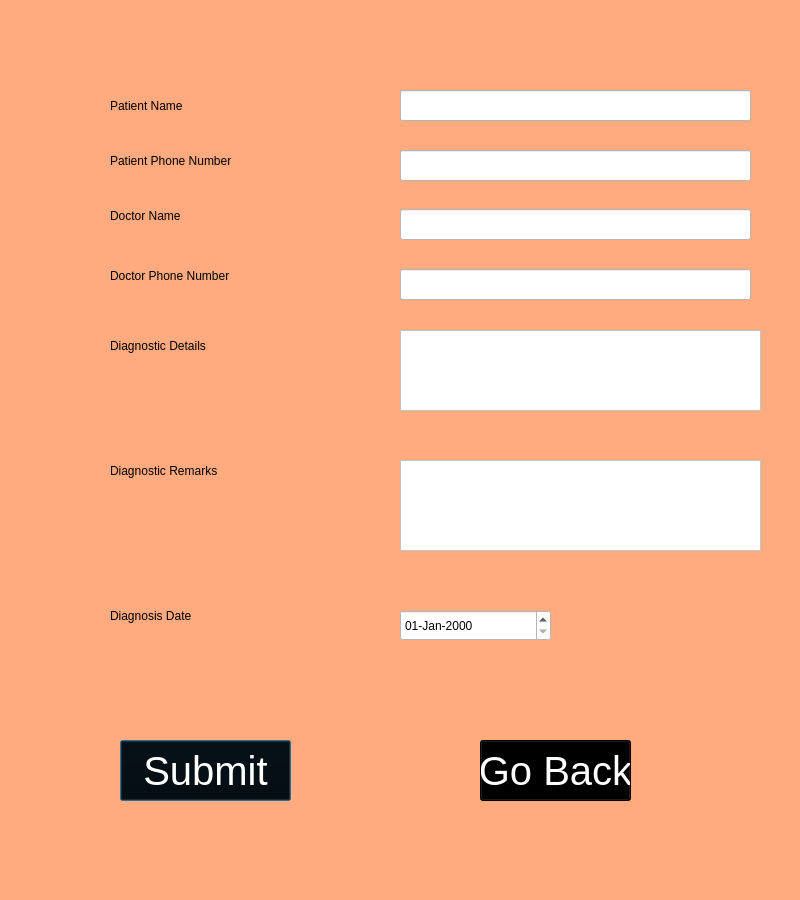
<?xml version="1.0" encoding="UTF-8"?>
<ui version="4.0">
 <class>Dialog</class>
 <widget class="QDialog" name="Dialog">
  <property name="geometry">
   <rect>
    <x>0</x>
    <y>0</y>
    <width>800</width>
    <height>900</height>
   </rect>
  </property>
  <property name="windowTitle">
   <string>Dialog</string>
  </property>
  <property name="styleSheet">
   <string notr="true">background-color: rgb(255, 170, 127);
</string>
  </property>
  <widget class="QLabel" name="label_7">
   <property name="geometry">
    <rect>
     <x>110</x>
     <y>90</y>
     <width>181</width>
     <height>31</height>
    </rect>
   </property>
   <property name="styleSheet">
    <string notr="true">font: 20pt &quot;Haettenschweiler&quot;;</string>
   </property>
   <property name="text">
    <string>Patient Name</string>
   </property>
  </widget>
  <widget class="QLabel" name="label_5">
   <property name="geometry">
    <rect>
     <x>110</x>
     <y>140</y>
     <width>241</width>
     <height>41</height>
    </rect>
   </property>
   <property name="styleSheet">
    <string notr="true">font: 20pt &quot;Haettenschweiler&quot;;</string>
   </property>
   <property name="text">
    <string>Patient Phone Number</string>
   </property>
  </widget>
  <widget class="QLabel" name="label_8">
   <property name="geometry">
    <rect>
     <x>110</x>
     <y>200</y>
     <width>141</width>
     <height>31</height>
    </rect>
   </property>
   <property name="styleSheet">
    <string notr="true">font: 20pt &quot;Haettenschweiler&quot;;</string>
   </property>
   <property name="text">
    <string>Doctor Name</string>
   </property>
  </widget>
  <widget class="QLabel" name="label_10">
   <property name="geometry">
    <rect>
     <x>110</x>
     <y>260</y>
     <width>231</width>
     <height>31</height>
    </rect>
   </property>
   <property name="styleSheet">
    <string notr="true">font: 20pt &quot;Haettenschweiler&quot;;</string>
   </property>
   <property name="text">
    <string>Doctor Phone Number</string>
   </property>
  </widget>
  <widget class="QLabel" name="label_11">
   <property name="geometry">
    <rect>
     <x>110</x>
     <y>330</y>
     <width>201</width>
     <height>31</height>
    </rect>
   </property>
   <property name="styleSheet">
    <string notr="true">font: 20pt &quot;Haettenschweiler&quot;;</string>
   </property>
   <property name="text">
    <string>Diagnostic Details</string>
   </property>
  </widget>
  <widget class="QLabel" name="label_12">
   <property name="geometry">
    <rect>
     <x>110</x>
     <y>450</y>
     <width>211</width>
     <height>41</height>
    </rect>
   </property>
   <property name="styleSheet">
    <string notr="true">font: 20pt &quot;Haettenschweiler&quot;;</string>
   </property>
   <property name="text">
    <string>Diagnostic Remarks</string>
   </property>
  </widget>
  <widget class="QTextEdit" name="diagdetails">
   <property name="geometry">
    <rect>
     <x>400</x>
     <y>330</y>
     <width>361</width>
     <height>81</height>
    </rect>
   </property>
   <property name="styleSheet">
    <string notr="true">background-color: white;</string>
   </property>
  </widget>
  <widget class="QTextEdit" name="diagremarks">
   <property name="geometry">
    <rect>
     <x>400</x>
     <y>460</y>
     <width>361</width>
     <height>91</height>
    </rect>
   </property>
   <property name="styleSheet">
    <string notr="true">background-color: white;</string>
   </property>
  </widget>
  <widget class="QLineEdit" name="patientname">
   <property name="geometry">
    <rect>
     <x>400</x>
     <y>90</y>
     <width>351</width>
     <height>31</height>
    </rect>
   </property>
   <property name="styleSheet">
    <string notr="true">background-color: white;</string>
   </property>
  </widget>
  <widget class="QLineEdit" name="patientphonenumber">
   <property name="geometry">
    <rect>
     <x>400</x>
     <y>150</y>
     <width>351</width>
     <height>31</height>
    </rect>
   </property>
   <property name="styleSheet">
    <string notr="true">background-color: white;</string>
   </property>
  </widget>
  <widget class="QLineEdit" name="doctorname">
   <property name="geometry">
    <rect>
     <x>400</x>
     <y>209</y>
     <width>351</width>
     <height>31</height>
    </rect>
   </property>
   <property name="styleSheet">
    <string notr="true">background-color: white;</string>
   </property>
  </widget>
  <widget class="QLineEdit" name="doctorphonenumber">
   <property name="geometry">
    <rect>
     <x>400</x>
     <y>269</y>
     <width>351</width>
     <height>31</height>
    </rect>
   </property>
   <property name="styleSheet">
    <string notr="true">background-color: white;</string>
   </property>
  </widget>
  <widget class="QLabel" name="label_13">
   <property name="geometry">
    <rect>
     <x>110</x>
     <y>590</y>
     <width>171</width>
     <height>51</height>
    </rect>
   </property>
   <property name="styleSheet">
    <string notr="true">font: 20pt &quot;Haettenschweiler&quot;;</string>
   </property>
   <property name="text">
    <string>Diagnosis Date</string>
   </property>
  </widget>
  <widget class="QPushButton" name="diagsubmitbutton">
   <property name="geometry">
    <rect>
     <x>120</x>
     <y>740</y>
     <width>171</width>
     <height>61</height>
    </rect>
   </property>
   <property name="styleSheet">
    <string notr="true">background-color:black;
color: white;
font-size: 30pt;
font: 20pt &quot;Haettenschweiler&quot;;</string>
   </property>
   <property name="text">
    <string>Submit</string>
   </property>
  </widget>
  <widget class="QPushButton" name="goback">
   <property name="geometry">
    <rect>
     <x>480</x>
     <y>740</y>
     <width>151</width>
     <height>61</height>
    </rect>
   </property>
   <property name="styleSheet">
    <string notr="true">background-color:black;
color: white;
font-size: 30pt;
font: 20pt &quot;Haettenschweiler&quot;;</string>
   </property>
   <property name="text">
    <string>Go Back</string>
   </property>
  </widget>
  <widget class="QDateEdit" name="diagdate">
   <property name="geometry">
    <rect>
     <x>400</x>
     <y>610</y>
     <width>151</width>
     <height>31</height>
    </rect>
   </property>
   <property name="styleSheet">
    <string notr="true">background-color: white;</string>
   </property>
   <property name="displayFormat">
    <string>dd-MMM-yyyy</string>
   </property>
  </widget>
 </widget>
 <resources/>
 <connections/>
</ui>
